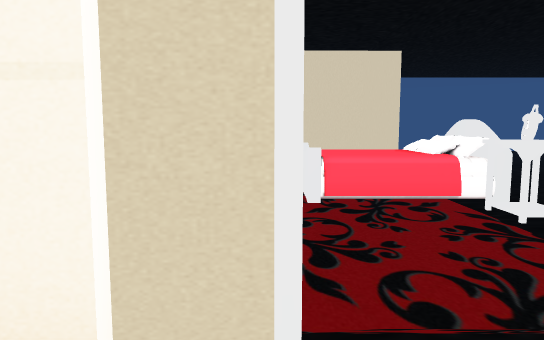
View 1 (above)

18 first-person views from a walk through a scene from a Unity 3-D project. The camera is 1.2 m above the floor, tilts 6° down and sees 70° across. The floor is counted in squares, 1 m on a side. Each view is taken from the middle of a square. On the plan, view 1 faces up. The plan holds only what a view shows up to about 15 squares ahead; the rest is blank. The place goes on beyond the plan. The player character is not drawn. Door leaves are left out, so doorways stand open. Some surface patterns are stand-ins.

View 2
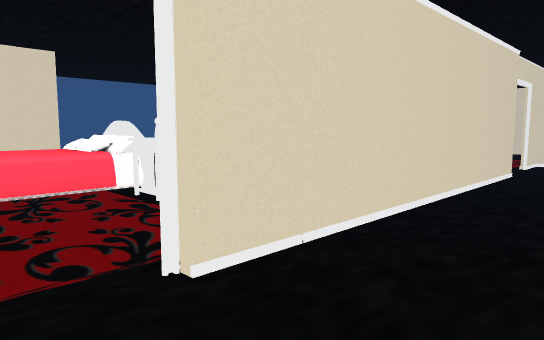

View 3
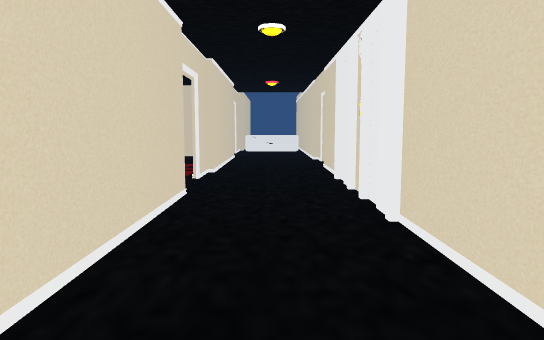

View 4
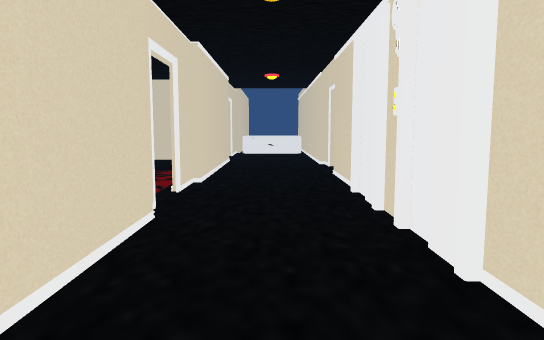

View 5
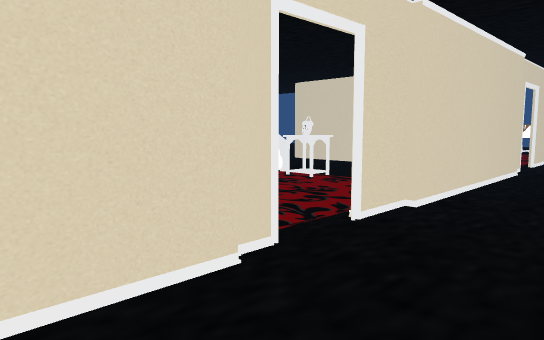

View 6
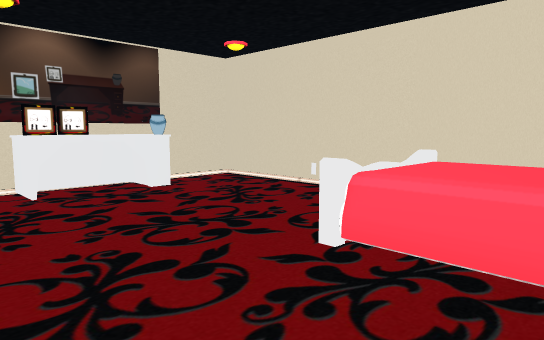

View 7
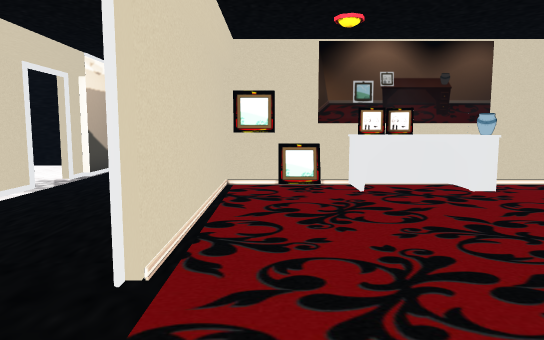

View 8
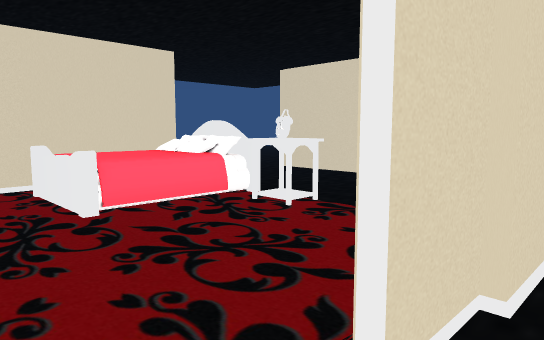

View 9
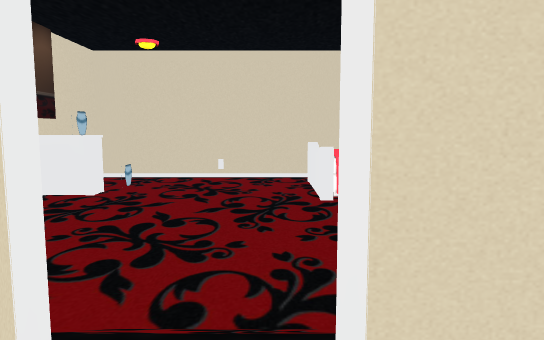

View 10
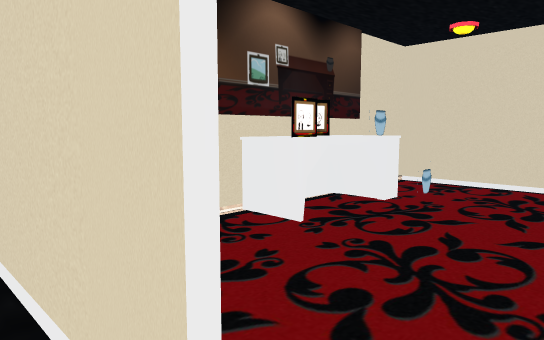

View 11
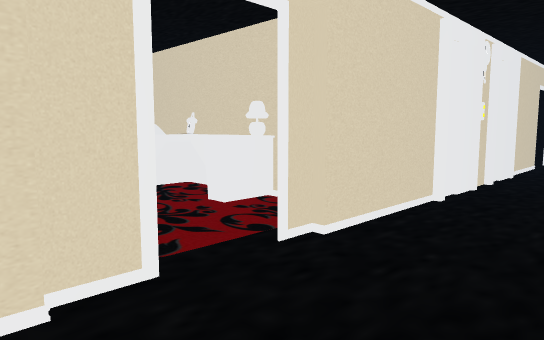

View 12
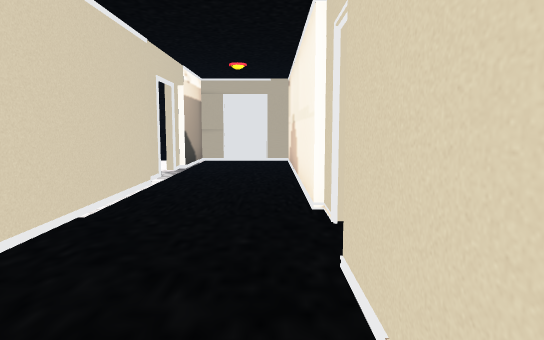

View 13
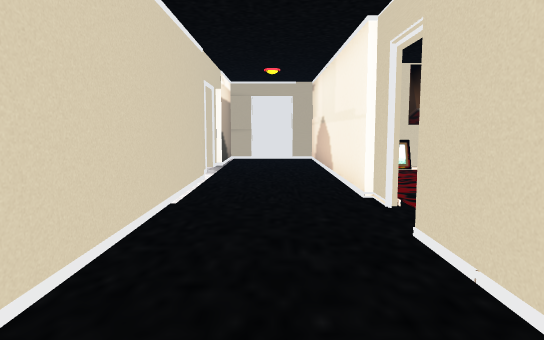

View 14
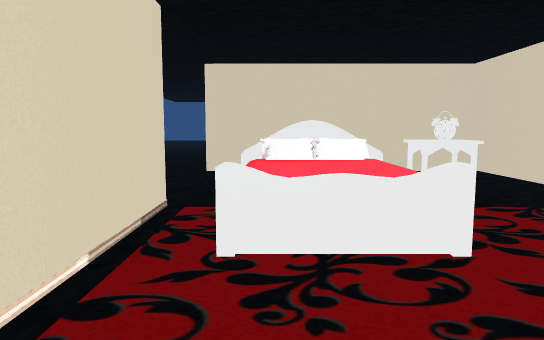

View 15
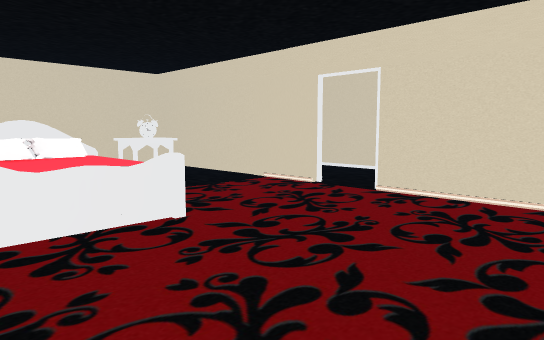

View 16
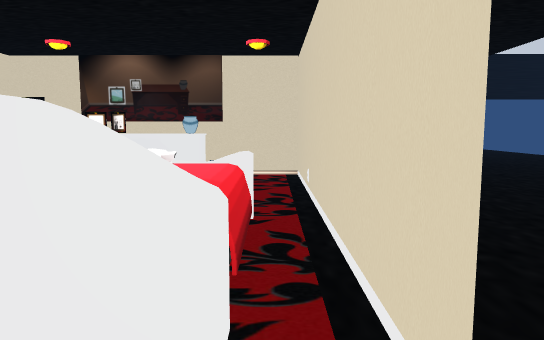

View 17
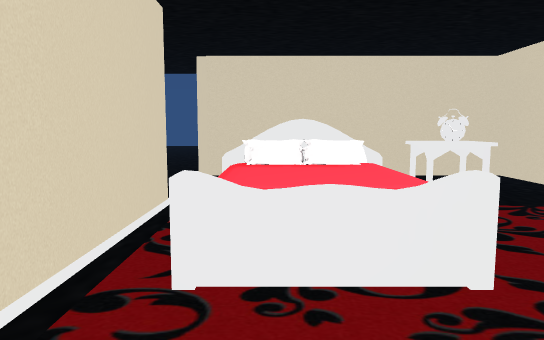

View 18
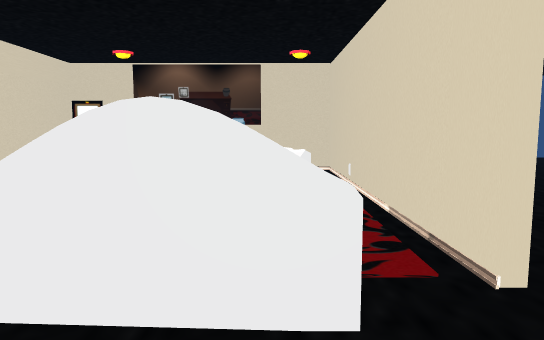

### Floor plan
Key: @ floor where view 1 was taken; # wall or solid block; . floor; D open door; B bed; N nightstand; C clock; E desk; O other object.
Columns run from 10 left of view 1 to 22 right of it. Each row starts with its distance up from view 1.
 19               ..
 18               ...
 17               .....
 16                 ....
 15                   ....
 14                    ....
 13                   ..  .
 12                  ..  ..
 11                  ......
 10     ##########.....#########   #
  9     #............  #....BBBB ..#
  8     #......BBBB..  #....BBBB ..#
  7     #EE....BBBB.   EE...BBBB...#
  6     #EE....BBNN    EE...B.NN...#
  5     #EE......CN    EE.....NC.  #
  4     #...........   #...........#
  3     #............. #...........#
  2 ###########D##########DD########D
  1 #................................
  0 #.........@.....................
 -1 #..............  ...............
 -2 ####DD#########DD##########DD###
 -3 #....                    #...
 -4 #..                      #E.
 -5 #                        #E.
 -6                          #E
 -7                          #
 -8                          O

Positions as (right, up) in squares from view 1, and headings:
1: (0, 0), facing up
2: (0, -1), facing up-right
3: (4, 0), facing right
4: (6, 0), facing right
5: (9, -1), facing up-right
6: (3, 3), facing up-left
7: (3, 3), facing left
8: (12, 1), facing up-right
9: (13, 0), facing up
10: (13, 1), facing up-left
11: (20, 1), facing down-left
12: (5, 1), facing left
13: (6, 0), facing left
14: (-3, 8), facing right
15: (-4, 9), facing down-right
16: (19, 9), facing left
17: (11, 8), facing right
18: (6, 8), facing left
